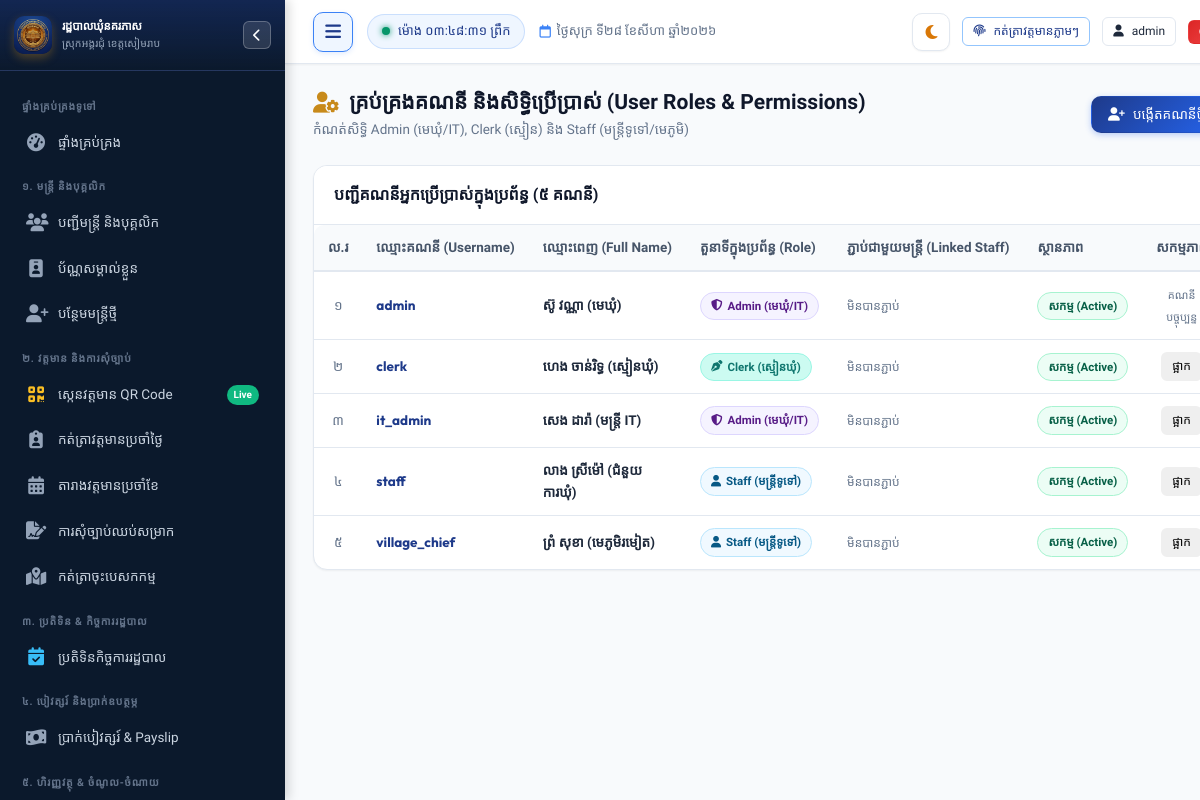
The app's page /settings/users (signed in), older data.
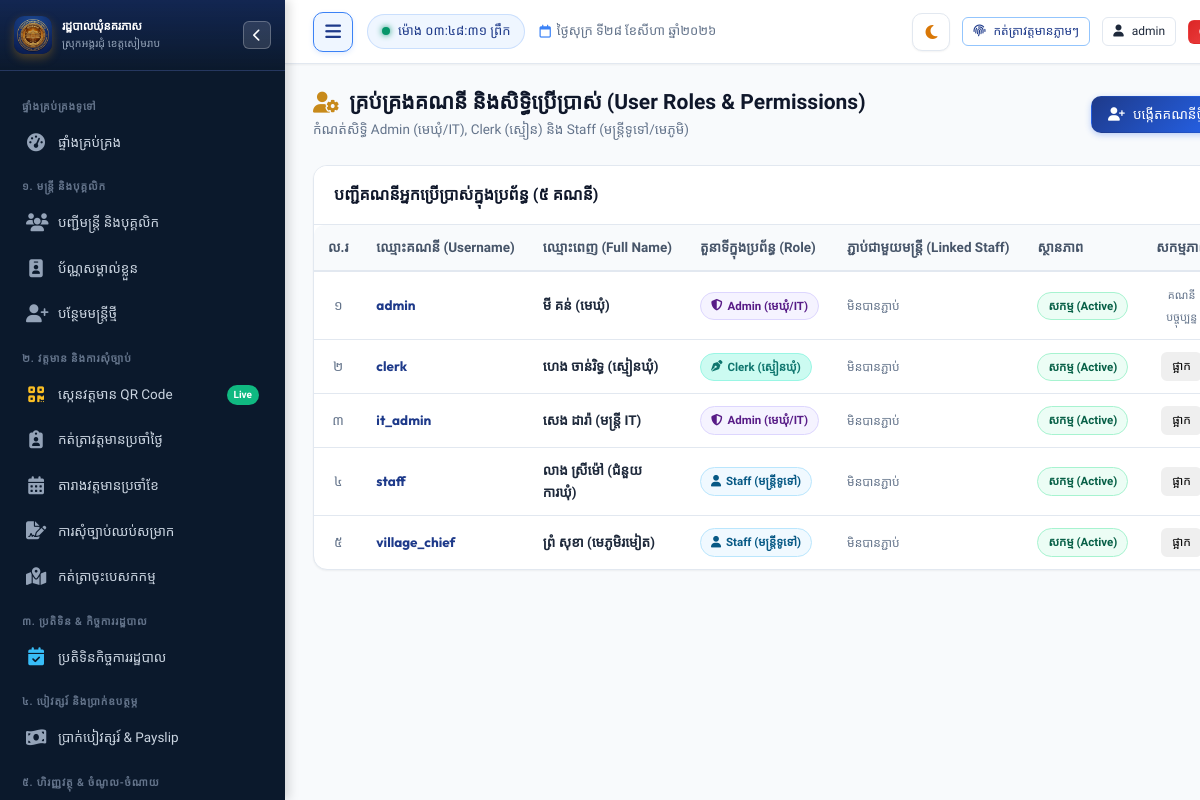
The same page, newer data.
### tables this page shows
CREATE TABLE users (
        id INTEGER PRIMARY KEY AUTOINCREMENT,
        username TEXT UNIQUE NOT NULL,
        password_hash TEXT NOT NULL,
        full_name TEXT NOT NULL,
        role TEXT NOT NULL DEFAULT 'staff', -- 'admin', 'clerk', 'staff'
        staff_id INTEGER,
        avatar TEXT,
        is_active INTEGER DEFAULT 1,
        created_at TIMESTAMP DEFAULT CURRENT_TIMESTAMP,
        FOREIGN KEY (staff_id) REFERENCES staff (id) ON DELETE SET NULL
    );

### app.py (the view, shortened to what this page needs)
@app.route("/settings/users", methods=["GET", "POST"])
@admin_required
def settings_users():
    conn = get_db()
    cursor = conn.cursor()
    cursor.execute("""
        SELECT u.*, s.name_kh as linked_staff_name, s.officer_code
        FROM users u
        LEFT JOIN staff s ON u.staff_id = s.id
        ORDER BY u.id
    """)
    users = cursor.fetchall()
    cursor.execute("SELECT id, officer_code, name_kh, position_title_kh FROM staff WHERE status = 'active' ORDER BY name_kh")
    active_staff = cursor.fetchall()
    conn.close()
    return render_template("settings/users.html", users=users, active_staff=active_staff)

### app.py (called while the page is built, shortened)
@app.teardown_appcontext
def teardown_db(exception=None):
    close_db_connection(exception)

@app.after_request
def add_cache_headers(response):
    if request.path.startswith('/static') or request.path == '/favicon.ico':
        response.headers['Cache-Control'] = 'public, max-age=31536000, immutable'
    return response

@app.before_request
def ensure_database_ready():
    if request.path.startswith('/static') or request.path == '/favicon.ico':
        return

@app.template_filter("kh_num")
def kh_num_filter(val):
    return to_khmer_num(val)

### database.py (called while the page is built, shortened)
def _raw_create_connection():
    conn = sqlite3.connect(DB_PATH)
    conn.row_factory = sqlite3.Row
    conn.execute("PRAGMA foreign_keys = ON")
    conn.execute("PRAGMA journal_mode = WAL")
    conn.execute("PRAGMA synchronous = NORMAL")
    conn.execute("PRAGMA cache_size = -64000")
    return SqliteConnectionWrapper(conn)

def get_db():
    try:
        from flask import g, has_request_context
        if has_request_context():
            if not hasattr(g, 'db') or g.db is None:
                g.db = _raw_create_connection()
            return g.db
    except ImportError:
        pass
    return _raw_create_connection()

def close_db_connection(e=None):
    try:
        from flask import g, has_request_context
        if has_request_context():
            db = getattr(g, 'db', None)
            if db is not None:
                g.db = None
                db._real_close()
    except ImportError:
        pass

    def cursor(self):
        return self._conn.cursor()

    def close(self):
        try:
            from flask import g, has_request_context
            if has_request_context() and getattr(g, 'db', None) is self:
                return
        except ImportError:
            pass
        self._real_close()

### utils/helpers.py (called while the page is built)
def to_khmer_num(number_or_str):
    if number_or_str is None:
        return ""
    if callable(number_or_str):
        try:
            val = number_or_str()
            return to_khmer_num(val)
        except Exception:
            return "០"
    s = str(number_or_str)
    if s.startswith("<built-in") or s.startswith("<function") or s.startswith("<method"):
        return "០"
    return "".join(KHMER_DIGITS.get(ch, ch) for ch in s)

### templates/settings/users.html (shortened to what this page needs)
{% extends "base.html" %}
{% block content %}
<div class="page-header">
  <div class="page-header-title">
    <h1>
      <i class="fa-solid fa-user-gear text-gold"></i>
      <span>គ្រប់គ្រងគណនី និងសិទ្ធិប្រើប្រាស់ (User Roles & Permissions)</span>
    </h1>
    <p>កំណត់សិទ្ធិ Admin (មេឃុំ/IT), Clerk (ស្មៀន) និង Staff (មន្ត្រីទូទៅ/មេភូមិ)</p>
  </div>
  <div class="page-actions">
    <button class="btn btn-primary" data-modal-target="addUserModal">
      <i class="fa-solid fa-user-plus"></i>
      <span>បង្កើតគណនីថ្មី</span>
    </button>
  </div>
</div>
<div class="card">
  <div class="card-header">
    <div class="card-title">
      <span>បញ្ជីគណនីអ្នកប្រើប្រាស់ក្នុងប្រព័ន្ធ ({{ users | length | kh_num }} គណនី)</span>
    </div>
  </div>
  <div class="card-body" style="padding: 0;">
    <div class="table-responsive">
      <table class="custom-table">
        <thead>
          <tr>
            <th style="width: 50px; text-align: center;">ល.រ</th>
            <th>ឈ្មោះគណនី (Username)</th>
            <th>ឈ្មោះពេញ (Full Name)</th>
            <th>តួនាទីក្នុងប្រព័ន្ធ (Role)</th>
            <th>ភ្ជាប់ជាមួយមន្ត្រី (Linked Staff)</th>
            <th>ស្ថានភាព</th>
            <th style="text-align: center; width: 120px;">សកម្មភាព</th>
          </tr>
        </thead>
        <tbody>
          {% for u in users %}
          <tr>
            <td style="text-align: center; color: var(--text-muted);">{{ loop.index | kh_num }}</td>
            <td>
              <strong style="font-family: var(--font-latin); color: var(--primary);">{{ u.username }}</strong>
            </td>
            <td><strong>{{ u.full_name }}</strong></td>
            <td>
              {% if u.role == 'admin' %}
              <span class="badge badge-purple"><i class="fa-solid fa-shield-halved"></i> Admin (មេឃុំ/IT)</span>
              {% elif u.role == 'clerk' %}
              <span class="badge badge-clerk"><i class="fa-solid fa-pen-nib"></i> Clerk (ស្មៀនឃុំ)</span>
              {% else %}
              <span class="badge badge-info"><i class="fa-solid fa-user"></i> Staff (មន្ត្រីទូទៅ)</span>
              {% endif %}
            </td>
            <td>
              {% if u.linked_staff_name %}
              <div>{{ u.linked_staff_name }}</div>
              <span style="font-size: 11px; color: var(--text-muted);">({{ u.officer_code }})</span>
              {% else %}
              <span style="color: var(--text-muted); font-size: 12px;">មិនបានភ្ជាប់</span>
              {% endif %}
            </td>
            <td>
              {% if u.is_active %}
              <span class="badge badge-success">សកម្ម (Active)</span>
              {% else %}
              <span class="badge badge-danger">អសកម្ម (Inactive)</span>
              {% endif %}
            </td>
            <td style="text-align: center;">
              {% if u.id != session.user_id %}
              <form method="POST" action="{{ url_for('settings_users') }}">
                <button type="submit" class="btn btn-sm {% if u.is_active %}btn-outline-danger{% else %}btn-success{% endif %}">
                  {% if u.is_active %}ផ្អាក{% else %}បើក{% endif %}
                </button>
              </form>
              {% else %}
              <span style="font-size: 11px; color: var(--text-muted);">គណនីបច្ចុប្បន្ន</span>
              {% endif %}
            </td>
          </tr>
          {% endfor %}
        </tbody>
      </table>
    </div>
  </div>
</div>
{% endblock %}

### templates/base.html (shortened to what this page needs)
<!DOCTYPE html>
<html lang="km">
<head>
  <link rel="stylesheet" href="https://cdnjs.cloudflare.com/ajax/libs/font-awesome/6.5.1/css/all.min.css">
  <link rel="stylesheet" href="{{ url_for('static', filename='css/style.css') }}?v=20260828-prod">
</head>
<body>
  <div class="app-container">
    <aside id="app-sidebar" class="sidebar">
      <div class="sidebar-header">
        <div class="sidebar-logo-icon" style="background: transparent; overflow: hidden; padding: 0;">
          <img src="{{ url_for('static', filename='img/app-icon.png') }}" alt="Logo" style="width: 100%; height: 100%; object-fit: cover; border-radius: 8px;">
        </div>
        <div class="sidebar-title-box">
          <h3>រដ្ឋបាលឃុំនគរភាស</h3>
          <p>ស្រុកអង្គរជុំ ខេត្តសៀមរាប</p>
        </div>
        <button type="button" id="sidebar-close-btn" class="sidebar-header-hide-btn" aria-label="លាក់ម៉ឺនុយ"
          title="លាក់/បិទផ្ទាំងម៉ឺនុយ (Hide Sidebar)">
          <i class="fa-solid fa-chevron-left"></i>
        </button>
      </div>
      <div class="sidebar-menu">
        <div class="menu-category">ផ្ទាំងគ្រប់គ្រងទូទៅ</div>
        <a href="{{ url_for('dashboard') }}"
          class="nav-link {% if request.path == '/' or request.path == '/dashboard' %}active{% endif %}">
          <i class="fa-solid fa-gauge-high"></i>
          <span>ផ្ទាំងគ្រប់គ្រង</span>
        </a>
        <div class="menu-category">១. មន្ត្រី និងបុគ្គលិក</div>
        <a href="{{ url_for('staff_list') }}" class="nav-link {% if request.path == '/staff' %}active{% endif %}">
          <i class="fa-solid fa-users"></i>
          <span>បញ្ជីមន្ត្រី និងបុគ្គលិក</span>
        </a>
        <a href="{{ url_for('staff_id_cards_batch') }}"
          class="nav-link {% if request.path == '/staff/id-cards' or '/id-card' in request.path %}active{% endif %}">
          <i class="fa-solid fa-id-badge"></i>
          <span>ប័ណ្ណសម្គាល់ខ្លួន</span>
        </a>
        {% if session.role in ['admin', 'clerk'] %}
        <a href="{{ url_for('staff_create') }}" class="nav-link {% if request.path == '/staff/new' %}active{% endif %}">
          <i class="fa-solid fa-user-plus"></i>
          <span>បន្ថែមមន្ត្រីថ្មី</span>
        </a>
        {% endif %}
        <div class="menu-category">២. វត្តមាន និងការសុំច្បាប់</div>
        <a href="{{ url_for('attendance_scan') }}"
          class="nav-link {% if request.path == '/attendance/scan' %}active{% endif %}">
          <i class="fa-solid fa-qrcode" style="color: #fbbf24;"></i>
          <span>ស្កេនវត្តមាន QR Code</span>
          <span class="nav-badge" style="background: #10b981; color: #ffffff; font-size: 10px;">Live</span>
        </a>
        <a href="{{ url_for('attendance_daily') }}"
          class="nav-link {% if request.path == '/attendance/daily' %}active{% endif %}">
          <i class="fa-solid fa-clipboard-user"></i>
          <span>កត់ត្រាវត្តមានប្រចាំថ្ងៃ</span>
        </a>
        <a href="{{ url_for('attendance_monthly') }}"
          class="nav-link {% if request.path == '/attendance/monthly' %}active{% endif %}">
          <i class="fa-solid fa-calendar-days"></i>
          <span>តារាងវត្តមានប្រចាំខែ</span>
        </a>
        <a href="{{ url_for('leave_list') }}"
          class="nav-link {% if request.path.startswith('/leave') %}active{% endif %}">
          <i class="fa-solid fa-file-signature"></i>
          <span>ការសុំច្បាប់ឈប់សម្រាក</span>
        </a>
        <a href="{{ url_for('mission_list') }}"
          class="nav-link {% if request.path.startswith('/missions') %}active{% endif %}">
          <i class="fa-solid fa-map-location-dot"></i>
          <span>កត់ត្រាចុះបេសកកម្ម</span>
        </a>
        <div class="menu-category">៣. ប្រតិទិន & កិច្ចការរដ្ឋបាល</div>
        <a href="{{ url_for('calendar_index') }}"
          class="nav-link {% if request.path.startswith('/calendar') %}active{% endif %}">
          <i class="fa-solid fa-calendar-check" style="color: #38bdf8;"></i>
          <span>ប្រតិទិនកិច្ចការរដ្ឋបាល</span>
        </a>
        <div class="menu-category">៤. បៀវត្សរ៍ និងប្រាក់ឧបត្ថម្ភ</div>
        <a href="{{ url_for('payroll_list') }}"
          class="nav-link {% if request.path.startswith('/payroll') %}active{% endif %}">
          <i class="fa-solid fa-money-bill-wave"></i>
          <span>ប្រាក់បៀវត្សរ៍ & Payslip</span>
        </a>
        <div class="menu-category">៥. ហិរញ្ញវត្ថុ & ចំណូល-ចំណាយ</div>
      </div>
    </aside>
    <div class="main-wrapper">
      <header class="topbar">
        <div class="topbar-left">
          <button type="button" id="sidebar-toggle-btn" class="sidebar-toggle-btn" aria-label="លាក់/បង្ហាញម៉ឺនុយ"
            title="លាក់/បង្ហាញម៉ឺនុយ (Toggle Sidebar)">
            <i class="fa-solid fa-bars"></i>
          </button>
          <div class="live-clock-badge">
            <span class="dot"></span>
            <span id="live-time-display">កំពុងផ្ទុកម៉ោង...</span>
          </div>
          <span class="topbar-date-display">
            <i class="fa-regular fa-calendar"></i>
            <span class="date-text">{{ today_khmer }}</span>
          </span>
        </div>
        <div class="topbar-right">
          <button type="button" id="theme-toggle-btn" class="theme-toggle-btn" aria-label="ប្តូរពណ៌ Theme"
            title="ប្តូរពន្លឺ Theme (Light / Dark Mode)">
            <i class="fa-solid fa-moon" id="theme-toggle-icon"></i>
          </button>
          <button id="btn-quick-checkin" onclick="handleQuickCheckin()" class="btn btn-sm btn-outline-primary"
            title="កត់ត្រាវត្តមានចូល/ចេញថ្ងៃនេះ">
            <i class="fa-solid fa-fingerprint"></i>
            <span class="btn-text">កត់ត្រាវត្តមានភ្លាមៗ</span>
          </button>
          <a href="{{ url_for('user_profile') }}" class="btn btn-sm btn-outline user-profile-btn" title="គណនីរបស់ខ្ញុំ">
            <i class="fa-solid fa-user"></i>
            <span class="user-name-text">{{ session.username }}</span>
          </a>
          <a href="{{ url_for('logout') }}" class="btn btn-sm btn-danger logout-btn" title="ចាកចេញពីប្រព័ន្ធ">
          </a>
        </div>
      </header>
      <main class="page-content">
        {% block content %}{% endblock %}
      </main>
    </div>
  </div>
</body>
</html>

Row changes from the older to the newer data that the page shows:
changed users "admin": full_name "ស៊ូ វណ្ណា (មេឃុំ)" → "មី គន់ (មេឃុំ)"
